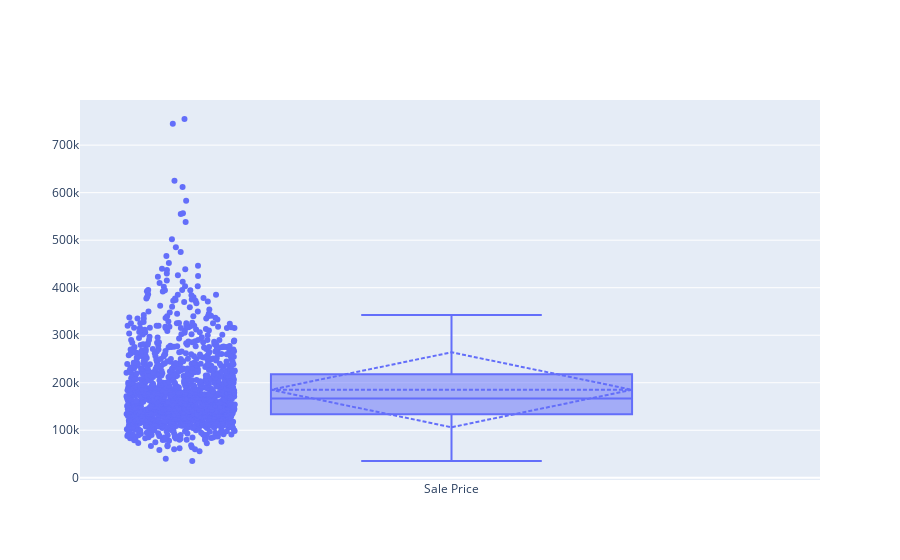

This figure's notebook cell:
### Markdown cell above
### Plotting the Sale Price column

From the plots, we can see that dependent column distribution is positively skewed. That means we can apply **log transformation**(linear tranformation) so later on our dependent column will have linear relationship with the other columns.
<br>
<br>
Since there are no zero or negative values, we don't need to remove any outliers for this column.

### Code cell
#plotting target column
f,a=plt.subplots(figsize=(8,6))
plt.title('Before log(1+x)')
sns.histplot(df_train['SalePrice'], stat='density', kde=True)
plt.show()



obj = go.Box(y=df_train["SalePrice"], name="Sale Price", boxmean='sd', boxpoints = 'all')
fig = go.Figure([obj])
plotly.offline.iplot(fig, filename="Sale Price Box Plot")

### Figure 1 — Plotly figure (JSON) as saved in the notebook; plotly's stock layout.template omitted (floating-point values rounded to 4 significant figures; data arrays with more than 128 entries replaced by an {"elided": "..."} marker saying what was removed)
{"data": [{"boxmean": "sd", "boxpoints": "all", "name": "Sale Price", "type": "box", "y": {"elided": "1370 int values"}}], "layout": {}}
